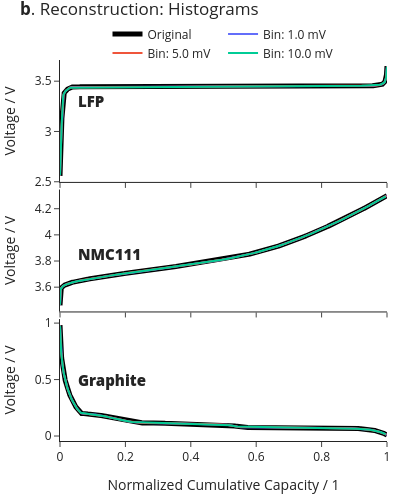

Notebook code cell kept with this figure:
### Code cell
fig = make_subplots(cols=1, rows=len(selected_materials), shared_xaxes=True, vertical_spacing=0.02)

fig.update_layout(
    template="simple_white",
    margin=dict(l=10, r=10, t=60, b=20),
    width=400, 
    height=500,
    legend=dict(
        orientation="h",    # horizontal
        yanchor="bottom",   # anchor legend's bottom
        y=0.98,             # place above the plot area
        xanchor="center",
        x=0.5
    ),)

for mn, material in enumerate(selected_materials, start=1):

    df = pl.read_parquet(ZENODO_DATA_PATH / Path(material))

    df_subset = (df
                .filter(pl.col('Step Index / 1')==2)
                .filter(pl.col('Cycle Count / 1')==3)
                )

    q = df_subset['Cumulative Capacity / Ah'].to_numpy()
    v = df_subset['Voltage / V'].to_numpy()
    
    q = q/max(q)

    fig.add_trace(go.Scatter(x=q, 
                         y=v, 
                         name="Original", 
                         mode="lines",
                         showlegend=True if mn==1 else False,
                         line=dict(color="Black", width=5)), row=mn, col=1)
    
    for wn, bin_size in enumerate(h_bin_sizes, start=0):

        v_h, dqdv_h = dqdv_histogram(q, v, bin_size)
        q_rec = sp.integrate.cumulative_trapezoid(dqdv_h, v_h, initial=0.0)

        fig.add_trace(go.Scatter(x=q_rec, 
                            y=v_h, 
                            name=f"Bin: {bin_size*1e3} mV", 
                            mode="lines",
                            showlegend=True if mn==1 else False,
                            line=dict(color=colors[wn], width=2)), row=mn, col=1)


fig.add_annotation(x=0.05, 
                y=3.3,
                text="LFP",
                showarrow=False,
                font=dict(size=15, weight=800), 
                xanchor="left",
                row=1, col=1)

fig.add_annotation(x=0.05, 
                y=3.85,
                text="NMC111",
                showarrow=False,
                font=dict(size=15, weight=800), 
                xanchor="left",
                row=2, col=1)

fig.add_annotation(x=0.05, 
                y=0.5,
                text="Graphite",
                showarrow=False,
                font=dict(size=15, weight=800), 
                xanchor="left",
                row=3, col=1)


fig.update_layout(title=dict(text="<b>b</b>. Reconstruction: Histograms", 
                            yanchor="bottom",   # anchor legend's bottom
                            y=0.97,             # place above the plot area
                            xanchor="left",
                            x=0.05)
        )

fig.update_xaxes(showgrid=False)
fig.update_xaxes(title_text="Normalized Cumulative Capacity / 1", col=1, row=3)

fig.update_yaxes(showgrid=False)
fig.update_yaxes(title_text="Voltage / V")
fig.update_xaxes(range=[0, 1.0])
fig.show()

### Figure 1 — Plotly figure (JSON) as saved in the notebook; plotly's stock layout.template omitted (floating-point values rounded to 4 significant figures; data arrays with more than 128 entries replaced by an {"elided": "..."} marker saying what was removed)
{"data": [{"line": {"color": "Black", "width": 5}, "mode": "lines", "name": "Original", "showlegend": true, "type": "scatter", "x": {"elided": "19266 float values"}, "xaxis": "x", "y": {"elided": "19266 float values"}, "yaxis": "y"}, {"line": {"color": "#636EFA", "width": 2}, "mode": "lines", "name": "Bin: 1.0 mV", "showlegend": true, "type": "scatter", "x": {"elided": "1090 float values"}, "xaxis": "x", "y": {"elided": "1090 float values"}, "yaxis": "y"}, {"line": {"color": "#EF553B", "width": 2}, "mode": "lines", "name": "Bin: 5.0 mV", "showlegend": true, "type": "scatter", "x": {"elided": "218 float values"}, "xaxis": "x", "y": {"elided": "218 float values"}, "yaxis": "y"}, {"line": {"color": "#00CC96", "width": 2}, "mode": "lines", "name": "Bin: 10.0 mV", "showlegend": true, "type": "scatter", "x": [0.0, 5.19e-05, 7.786e-05, 0.0001038, 0.0001557, 0.0002076, 0.0002595, 0.0003114, 0.0003633, 0.0004152, 0.0004671, 0.000519, 0.000571, 0.0006229, 0.0007007, 0.0007786, 0.0008305, 0.0009083, 0.001012, 0.00109, 0.001168, 0.001272, 0.001375, 0.001479, 0.001609, 0.001972, 0.002414, 0.002621, 0.002725, 0.002829, 0.002907, 0.002985, 0.003088, 0.003192, 0.003296, 0.0034, 0.003504, 0.003633, 0.003763, 0.003867, 0.003971, 0.004075, 0.004178, 0.004282, 0.004412, 0.004542, 0.004645, 0.004749, 0.004853, 0.004983, 0.005113, 0.005216, 0.00532, 0.005424, 0.005528, 0.005658, 0.005787, 0.005891, 0.005995, 0.006125, 0.006255, 0.006358, 0.006462, 0.006592, 0.006722, 0.006825, 0.006955, 0.007085, 0.007215, 0.007345, 0.007474, 0.00763, 0.007786, 0.007941, 0.008123, 0.008357, 0.008616, 0.008928, 0.009343, 0.009888, 0.01064, 0.01173, 0.01326, 0.01534, 0.01801, 0.02123, 0.0251, 0.03083, 0.4526, 0.9224, 0.9799, 0.9879, 0.9913, 0.9934, 0.9947, 0.9957, 0.9964, 0.997, 0.9975, 0.9979, 0.9983, 0.9985, 0.9988, 0.999, 0.9992, 0.9994, 0.9996, 0.9997, 0.9999], "xaxis": "x", "y": [2.564, 2.574, 2.584, 2.594, 2.604, 2.614, 2.624, 2.634, 2.644, 2.654, 2.664, 2.674, 2.684, 2.694, 2.704, 2.714, 2.724, 2.734, 2.744, 2.754, 2.764, 2.774, 2.784, 2.794, 2.804, 2.814, 2.824, 2.834, 2.844, 2.854, 2.864, 2.874, 2.884, 2.894, 2.904, 2.914, 2.924, 2.934, 2.944, 2.954, 2.964, 2.974, 2.984, 2.994, 3.004, 3.014, 3.024, 3.034, 3.044, 3.054, 3.064, 3.074, 3.084, 3.094, 3.105, 3.115, 3.125, 3.135, 3.145, 3.155, 3.165, 3.175, 3.185, 3.195, 3.205, 3.215, 3.225, 3.235, 3.245, 3.255, 3.265, 3.275, 3.285, 3.295, 3.305, 3.315, 3.325, 3.335, 3.345, 3.355, 3.365, 3.375, 3.385, 3.395, 3.405, 3.415, 3.425, 3.435, 3.445, 3.455, 3.465, 3.475, 3.485, 3.495, 3.505, 3.515, 3.525, 3.535, 3.545, 3.555, 3.565, 3.575, 3.585, 3.595, 3.605, 3.615, 3.625, 3.635, 3.645], "yaxis": "y"}, {"line": {"color": "Black", "width": 5}, "mode": "lines", "name": "Original", "showlegend": false, "type": "scatter", "x": {"elided": "22271 float values"}, "xaxis": "x2", "y": {"elided": "22271 float values"}, "yaxis": "y2"}, {"line": {"color": "#636EFA", "width": 2}, "mode": "lines", "name": "Bin: 1.0 mV", "showlegend": false, "type": "scatter", "x": {"elided": "839 float values"}, "xaxis": "x2", "y": {"elided": "839 float values"}, "yaxis": "y2"}, {"line": {"color": "#EF553B", "width": 2}, "mode": "lines", "name": "Bin: 5.0 mV", "showlegend": false, "type": "scatter", "x": {"elided": "167 float values"}, "xaxis": "x2", "y": {"elided": "167 float values"}, "yaxis": "y2"}, {"line": {"color": "#00CC96", "width": 2}, "mode": "lines", "name": "Bin: 10.0 mV", "showlegend": false, "type": "scatter", "x": [0.0, 2.245e-05, 2.245e-05, 4.49e-05, 6.735e-05, 8.98e-05, 0.0001347, 0.0002021, 0.0003368, 0.0005388, 0.000898, 0.001549, 0.002739, 0.005007, 0.009115, 0.01587, 0.02582, 0.03942, 0.05711, 0.07864, 0.1028, 0.1284, 0.1545, 0.1805, 0.2073, 0.2351, 0.2644, 0.2948, 0.3261, 0.3573, 0.3879, 0.4174, 0.4452, 0.4712, 0.4954, 0.5178, 0.5385, 0.5577, 0.5757, 0.5924, 0.6081, 0.6229, 0.6369, 0.6504, 0.6631, 0.6754, 0.6873, 0.6987, 0.7098, 0.7206, 0.7312, 0.7414, 0.7514, 0.7613, 0.7709, 0.7804, 0.7897, 0.7989, 0.8079, 0.8168, 0.8256, 0.8343, 0.8429, 0.8514, 0.8597, 0.868, 0.8761, 0.8842, 0.8922, 0.9001, 0.9079, 0.9157, 0.9233, 0.9309, 0.9384, 0.9459, 0.9533, 0.9606, 0.9678, 0.975, 0.9822, 0.9893, 0.9964], "xaxis": "x2", "y": [3.466, 3.476, 3.486, 3.496, 3.506, 3.516, 3.527, 3.537, 3.547, 3.557, 3.567, 3.577, 3.587, 3.597, 3.607, 3.618, 3.628, 3.638, 3.648, 3.658, 3.668, 3.678, 3.688, 3.698, 3.709, 3.719, 3.729, 3.739, 3.749, 3.759, 3.769, 3.779, 3.789, 3.8, 3.81, 3.82, 3.83, 3.84, 3.85, 3.86, 3.87, 3.88, 3.891, 3.901, 3.911, 3.921, 3.931, 3.941, 3.951, 3.961, 3.971, 3.982, 3.992, 4.002, 4.012, 4.022, 4.032, 4.042, 4.052, 4.062, 4.073, 4.083, 4.093, 4.103, 4.113, 4.123, 4.133, 4.143, 4.153, 4.164, 4.174, 4.184, 4.194, 4.204, 4.214, 4.224, 4.234, 4.244, 4.255, 4.265, 4.275, 4.285, 4.295], "yaxis": "y2"}, {"line": {"color": "Black", "width": 5}, "mode": "lines", "name": "Original", "showlegend": false, "type": "scatter", "x": {"elided": "17630 float values"}, "xaxis": "x3", "y": {"elided": "17630 float values"}, "yaxis": "y3"}, {"line": {"color": "#636EFA", "width": 2}, "mode": "lines", "name": "Bin: 1.0 mV", "showlegend": false, "type": "scatter", "x": {"elided": "971 float values"}, "xaxis": "x3", "y": {"elided": "971 float values"}, "yaxis": "y3"}, {"line": {"color": "#EF553B", "width": 2}, "mode": "lines", "name": "Bin: 5.0 mV", "showlegend": false, "type": "scatter", "x": {"elided": "194 float values"}, "xaxis": "x3", "y": {"elided": "194 float values"}, "yaxis": "y3"}, {"line": {"color": "#00CC96", "width": 2}, "mode": "lines", "name": "Bin: 10.0 mV", "showlegend": false, "type": "scatter", "x": [0.0, 5.672e-05, 0.0001418, 0.0002269, 0.000312, 0.0004254, 0.0005389, 0.0006523, 0.0007941, 0.0009359, 0.001049, 0.001191, 0.001361, 0.001503, 0.001645, 0.001815, 0.002014, 0.002212, 0.002382, 0.002581, 0.002808, 0.003006, 0.003205, 0.00346, 0.003715, 0.003971, 0.004254, 0.004538, 0.00485, 0.00519, 0.00553, 0.005899, 0.006296, 0.006721, 0.007175, 0.007629, 0.008111, 0.008622, 0.009132, 0.009671, 0.01024, 0.01083, 0.01146, 0.01211, 0.01279, 0.01347, 0.01421, 0.01497, 0.01577, 0.01659, 0.01744, 0.01835, 0.01929, 0.02025, 0.02127, 0.02235, 0.02343, 0.02456, 0.02575, 0.027, 0.0283, 0.02964, 0.03106, 0.03253, 0.03406, 0.03568, 0.03735, 0.03911, 0.04095, 0.04285, 0.04487, 0.04699, 0.04921, 0.05153, 0.054, 0.05664, 0.05953, 0.06373, 0.08778, 0.1195, 0.137, 0.151, 0.165, 0.1809, 0.1992, 0.2207, 0.3212, 0.4582, 0.519, 0.5393, 0.7138, 0.9089, 0.949, 0.9674, 0.9795, 0.9887, 0.9964], "xaxis": "x3", "y": [0.9766, 0.9666, 0.9566, 0.9465, 0.9365, 0.9265, 0.9165, 0.9065, 0.8965, 0.8864, 0.8764, 0.8664, 0.8564, 0.8464, 0.8364, 0.8263, 0.8163, 0.8063, 0.7963, 0.7863, 0.7763, 0.7662, 0.7562, 0.7462, 0.7362, 0.7262, 0.7162, 0.7061, 0.6961, 0.6861, 0.6761, 0.6661, 0.6561, 0.646, 0.636, 0.626, 0.616, 0.606, 0.596, 0.5859, 0.5759, 0.5659, 0.5559, 0.5459, 0.5359, 0.5258, 0.5158, 0.5058, 0.4958, 0.4858, 0.4758, 0.4657, 0.4557, 0.4457, 0.4357, 0.4257, 0.4157, 0.4056, 0.3956, 0.3856, 0.3756, 0.3656, 0.3556, 0.3455, 0.3355, 0.3255, 0.3155, 0.3055, 0.2955, 0.2854, 0.2754, 0.2654, 0.2554, 0.2454, 0.2354, 0.2254, 0.2153, 0.2053, 0.1953, 0.1853, 0.1753, 0.1653, 0.1552, 0.1452, 0.1352, 0.1252, 0.1152, 0.1052, 0.09514, 0.08512, 0.0751, 0.06509, 0.05507, 0.04505, 0.03504, 0.02502, 0.015], "yaxis": "y3"}], "layout": {"annotations": [{"font": {"size": 15, "weight": 800}, "showarrow": false, "text": "LFP", "x": 0.05, "xanchor": "left", "xref": "x", "y": 3.3, "yref": "y"}, {"font": {"size": 15, "weight": 800}, "showarrow": false, "text": "NMC111", "x": 0.05, "xanchor": "left", "xref": "x2", "y": 3.85, "yref": "y2"}, {"font": {"size": 15, "weight": 800}, "showarrow": false, "text": "Graphite", "x": 0.05, "xanchor": "left", "xref": "x3", "y": 0.5, "yref": "y3"}], "height": 500, "legend": {"orientation": "h", "x": 0.5, "xanchor": "center", "y": 0.98, "yanchor": "bottom"}, "margin": {"b": 20, "l": 10, "r": 10, "t": 60}, "title": {"text": "<b>b</b>. Reconstruction: Histograms", "x": 0.05, "xanchor": "left", "y": 0.97, "yanchor": "bottom"}, "width": 400, "xaxis": {"anchor": "y", "domain": [0, 1], "matches": "x3", "range": [0, 1], "showgrid": false, "showticklabels": false}, "xaxis2": {"anchor": "y2", "domain": [0, 1], "matches": "x3", "range": [0, 1], "showgrid": false, "showticklabels": false}, "xaxis3": {"anchor": "y3", "domain": [0, 1], "range": [0, 1], "showgrid": false, "title": {"text": "Normalized Cumulative Capacity / 1"}}, "yaxis": {"anchor": "x", "domain": [0.68, 1], "showgrid": false, "title": {"text": "Voltage / V"}}, "yaxis2": {"anchor": "x2", "domain": [0.34, 0.66], "showgrid": false, "title": {"text": "Voltage / V"}}, "yaxis3": {"anchor": "x3", "domain": [0, 0.32], "showgrid": false, "title": {"text": "Voltage / V"}}}}
